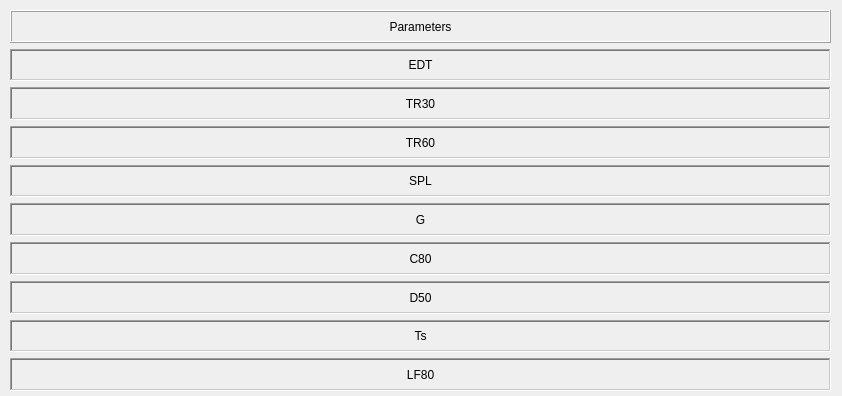
<?xml version="1.0" encoding="UTF-8"?>
<ui version="4.0">
 <class>Data</class>
 <widget class="QDialog" name="Data">
  <property name="geometry">
   <rect>
    <x>0</x>
    <y>0</y>
    <width>842</width>
    <height>396</height>
   </rect>
  </property>
  <property name="windowTitle">
   <string>Acoustic data</string>
  </property>
  <widget class="QWidget" name="gridLayoutWidget">
   <property name="geometry">
    <rect>
     <x>10</x>
     <y>10</y>
     <width>821</width>
     <height>381</height>
    </rect>
   </property>
   <layout class="QGridLayout" name="layout">
    <property name="sizeConstraint">
     <enum>QLayout::SetMinimumSize</enum>
    </property>
    <item row="7" column="0">
     <widget class="QLabel" name="label_4">
      <property name="font">
       <font>
        <kerning>true</kerning>
       </font>
      </property>
      <property name="autoFillBackground">
       <bool>true</bool>
      </property>
      <property name="frameShape">
       <enum>QFrame::WinPanel</enum>
      </property>
      <property name="frameShadow">
       <enum>QFrame::Sunken</enum>
      </property>
      <property name="text">
       <string>D50</string>
      </property>
      <property name="alignment">
       <set>Qt::AlignCenter</set>
      </property>
      <property name="wordWrap">
       <bool>false</bool>
      </property>
     </widget>
    </item>
    <item row="1" column="0">
     <widget class="QLabel" name="label_2">
      <property name="font">
       <font>
        <kerning>true</kerning>
       </font>
      </property>
      <property name="autoFillBackground">
       <bool>true</bool>
      </property>
      <property name="frameShape">
       <enum>QFrame::WinPanel</enum>
      </property>
      <property name="frameShadow">
       <enum>QFrame::Sunken</enum>
      </property>
      <property name="text">
       <string>EDT</string>
      </property>
      <property name="alignment">
       <set>Qt::AlignCenter</set>
      </property>
      <property name="wordWrap">
       <bool>false</bool>
      </property>
     </widget>
    </item>
    <item row="6" column="0">
     <widget class="QLabel" name="label_3">
      <property name="font">
       <font>
        <kerning>true</kerning>
       </font>
      </property>
      <property name="autoFillBackground">
       <bool>true</bool>
      </property>
      <property name="frameShape">
       <enum>QFrame::WinPanel</enum>
      </property>
      <property name="frameShadow">
       <enum>QFrame::Sunken</enum>
      </property>
      <property name="text">
       <string>C80</string>
      </property>
      <property name="alignment">
       <set>Qt::AlignCenter</set>
      </property>
      <property name="wordWrap">
       <bool>false</bool>
      </property>
     </widget>
    </item>
    <item row="3" column="0">
     <widget class="QLabel" name="label_9">
      <property name="frameShape">
       <enum>QFrame::WinPanel</enum>
      </property>
      <property name="frameShadow">
       <enum>QFrame::Sunken</enum>
      </property>
      <property name="text">
       <string>TR60</string>
      </property>
      <property name="alignment">
       <set>Qt::AlignCenter</set>
      </property>
     </widget>
    </item>
    <item row="8" column="0">
     <widget class="QLabel" name="label_5">
      <property name="font">
       <font>
        <kerning>true</kerning>
       </font>
      </property>
      <property name="autoFillBackground">
       <bool>true</bool>
      </property>
      <property name="frameShape">
       <enum>QFrame::WinPanel</enum>
      </property>
      <property name="frameShadow">
       <enum>QFrame::Sunken</enum>
      </property>
      <property name="text">
       <string>Ts</string>
      </property>
      <property name="alignment">
       <set>Qt::AlignCenter</set>
      </property>
      <property name="wordWrap">
       <bool>false</bool>
      </property>
     </widget>
    </item>
    <item row="4" column="0">
     <widget class="QLabel" name="label_6">
      <property name="font">
       <font>
        <kerning>true</kerning>
       </font>
      </property>
      <property name="autoFillBackground">
       <bool>true</bool>
      </property>
      <property name="frameShape">
       <enum>QFrame::WinPanel</enum>
      </property>
      <property name="frameShadow">
       <enum>QFrame::Sunken</enum>
      </property>
      <property name="text">
       <string>SPL</string>
      </property>
      <property name="alignment">
       <set>Qt::AlignCenter</set>
      </property>
      <property name="wordWrap">
       <bool>false</bool>
      </property>
     </widget>
    </item>
    <item row="9" column="0">
     <widget class="QLabel" name="label_7">
      <property name="font">
       <font>
        <kerning>true</kerning>
       </font>
      </property>
      <property name="autoFillBackground">
       <bool>true</bool>
      </property>
      <property name="frameShape">
       <enum>QFrame::WinPanel</enum>
      </property>
      <property name="frameShadow">
       <enum>QFrame::Sunken</enum>
      </property>
      <property name="text">
       <string>LF80</string>
      </property>
      <property name="alignment">
       <set>Qt::AlignCenter</set>
      </property>
      <property name="wordWrap">
       <bool>false</bool>
      </property>
     </widget>
    </item>
    <item row="0" column="0">
     <widget class="QLabel" name="label_8">
      <property name="font">
       <font>
        <kerning>true</kerning>
       </font>
      </property>
      <property name="autoFillBackground">
       <bool>true</bool>
      </property>
      <property name="frameShape">
       <enum>QFrame::Box</enum>
      </property>
      <property name="frameShadow">
       <enum>QFrame::Raised</enum>
      </property>
      <property name="text">
       <string>Parameters</string>
      </property>
      <property name="alignment">
       <set>Qt::AlignCenter</set>
      </property>
      <property name="wordWrap">
       <bool>false</bool>
      </property>
     </widget>
    </item>
    <item row="2" column="0">
     <widget class="QLabel" name="label">
      <property name="font">
       <font>
        <kerning>true</kerning>
       </font>
      </property>
      <property name="autoFillBackground">
       <bool>true</bool>
      </property>
      <property name="frameShape">
       <enum>QFrame::WinPanel</enum>
      </property>
      <property name="frameShadow">
       <enum>QFrame::Sunken</enum>
      </property>
      <property name="text">
       <string>TR30</string>
      </property>
      <property name="alignment">
       <set>Qt::AlignCenter</set>
      </property>
      <property name="wordWrap">
       <bool>false</bool>
      </property>
     </widget>
    </item>
    <item row="5" column="0">
     <widget class="QLabel" name="label_10">
      <property name="frameShape">
       <enum>QFrame::WinPanel</enum>
      </property>
      <property name="frameShadow">
       <enum>QFrame::Sunken</enum>
      </property>
      <property name="text">
       <string>G</string>
      </property>
      <property name="alignment">
       <set>Qt::AlignCenter</set>
      </property>
     </widget>
    </item>
   </layout>
  </widget>
 </widget>
 <resources/>
 <connections/>
</ui>
